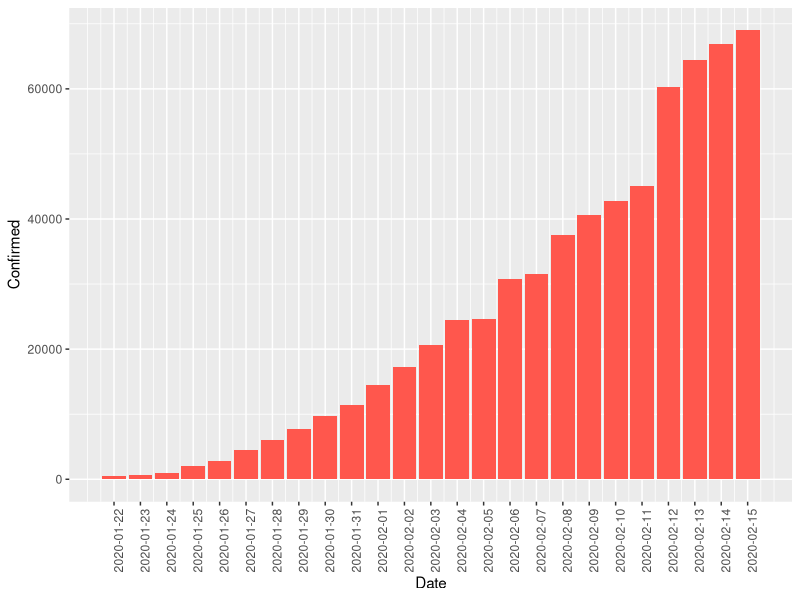
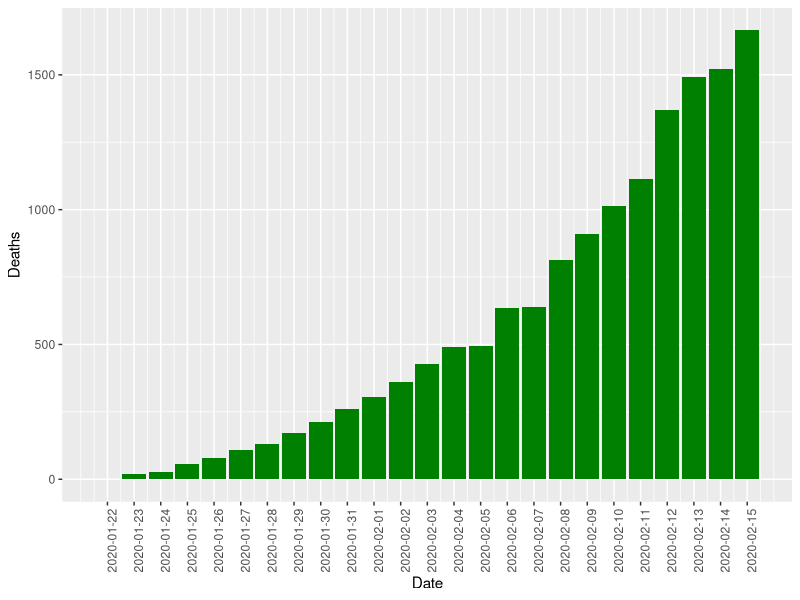
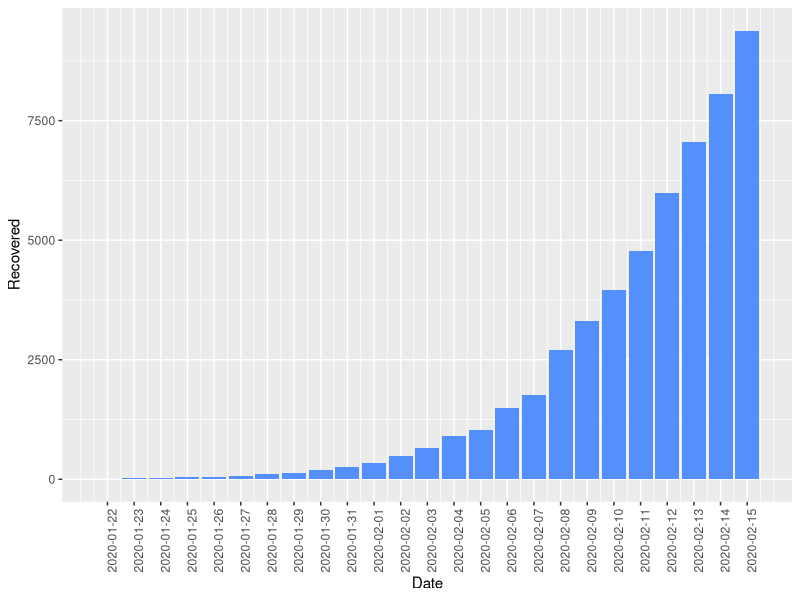
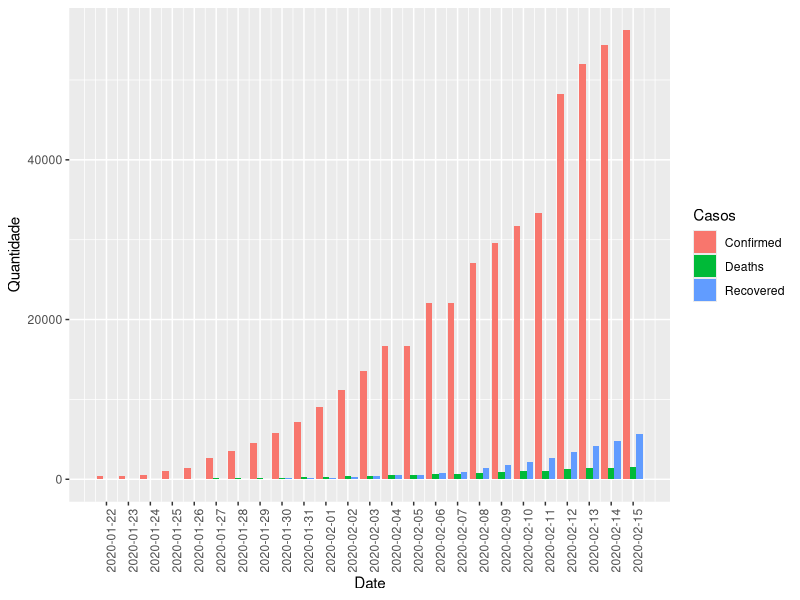
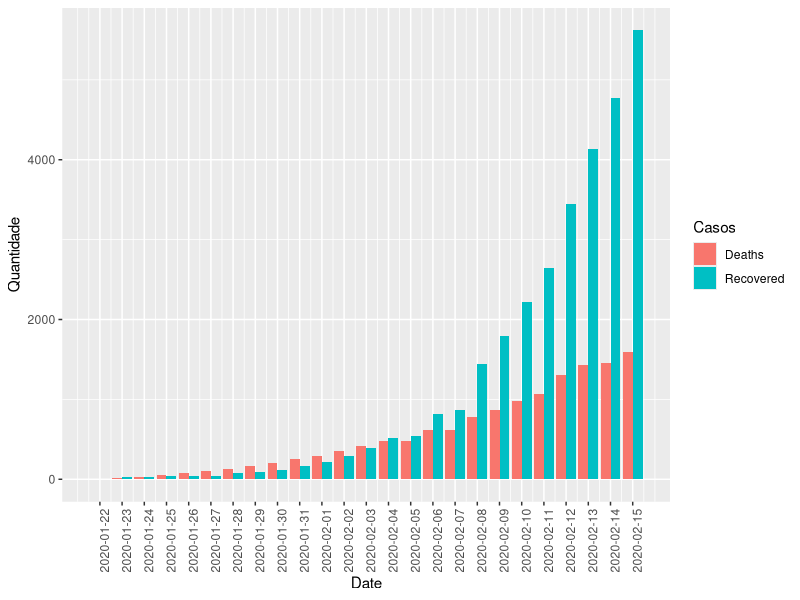

Source code (R) for these figures, in order:
## ---- chunk 1
dados<-read.table('cv.csv', sep = ',', header = T)
## ---- chunk 2
library(dplyr)
dados %>% head()
## ---- chunk 3
dados<-dados[,c(-1,-5)]
dados %>% head()
## ---- chunk 4
dados %>% summary()
## ---- chunk 5
dados[,3] %>% unique()
## ---- chunk 6
dados[which(dados[,3]=='Mainland China'),3]<-'China'
dados[,3] %>% unique()
## ---- chunk 7
dados[,1] %>% head()
## ---- chunk 8
library(lubridate)
d<- as.character(dados[,1])
d<-mdy_hms(d)
dados[,1] <- as.Date(d, "%d:%m:%Y")
dados[,1] %>% head()
## ---- chunk 9
dados %>%group_by(Country) %>%
  summarise(Confirmed=max(Confirmed), Deaths=max(Deaths), Recovered = max(Recovered))
## ---- chunk 10
library(ggplot2)
ggplot(dados, aes(Date, Confirmed)) + geom_col(fill = "#ff574d") +
  scale_x_date(breaks = unique(dados[,1])) +
  theme(axis.text.x.bottom = element_text(angle = 90, hjust = 0))

## ---- chunk 11

ggplot(dados, aes(Date, Deaths)) + geom_col(fill = "#008000") +
  scale_x_date(breaks = unique(dados[,1])) +
  theme(axis.text.x.bottom = element_text(angle = 90, hjust = 0))


## ---- chunk 12
ggplot(dados, aes(Date, Recovered)) + geom_col(fill = "#5390fe") +
  scale_x_date(breaks = unique(dados[,1])) +
  theme(axis.text.x.bottom = element_text(angle = 90, hjust = 0))
## ---- chunk 13
library(tidyr)
dados %>%
  gather(Casos, Quantidade, -Province.State, -Date,-Country) %>% ggplot(aes(Date, Quantidade, fill=Casos)) + geom_bar(stat = "identity", position = "dodge") +
  scale_x_date(breaks = unique(dados[,1])) +
  theme(axis.text.x.bottom = element_text(angle = 90, hjust = 0))

## ---- chunk 14
library(tidyr)
mxr<-dados %>% gather(Casos, Quantidade, -Province.State, -Date,-Country) 

mxr<-mxr[mxr$Casos!='Confirmed',]

mxr%>% ggplot(aes(Date, Quantidade, fill=Casos)) + geom_bar(stat = "identity", position = "dodge") +
  scale_x_date(breaks = unique(dados[,1])) +
  theme(axis.text.x.bottom = element_text(angle = 90, hjust = 0))
## ---- chunk 15
dados_china<-dados[which(dados[,3]=='China'),]
dados_china %>%group_by(Province.State) %>%
  summarise(Confirmed=max(Confirmed), Deaths=max(Deaths), Recovered = max(Recovered))%>%
  arrange(desc(Confirmed))
